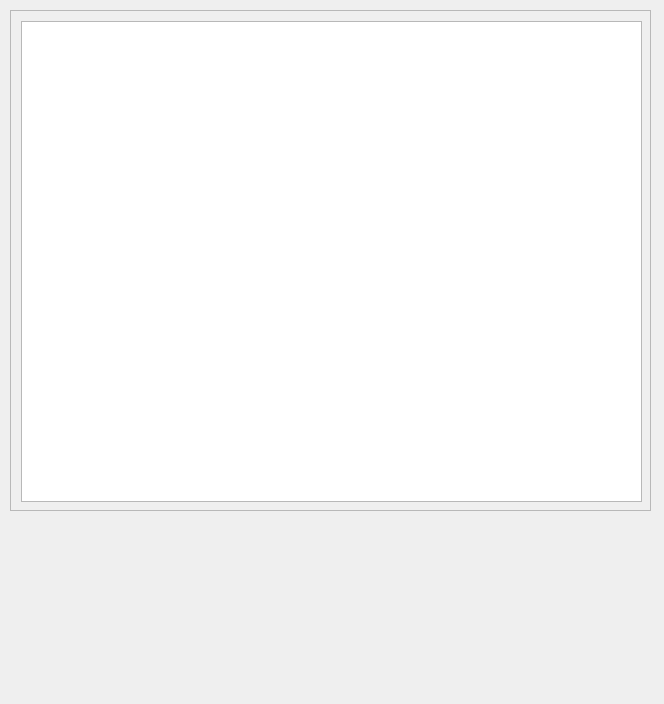
<?xml version="1.0" encoding="UTF-8"?>
<ui version="4.0">
 <class>FlawFinderWidget</class>
 <widget class="QWidget" name="FlawFinderWidget">
  <property name="geometry">
   <rect>
    <x>0</x>
    <y>0</y>
    <width>664</width>
    <height>704</height>
   </rect>
  </property>
  <property name="windowTitle">
   <string>Form</string>
  </property>
  <widget class="QScrollArea" name="scrollArea">
   <property name="geometry">
    <rect>
     <x>10</x>
     <y>10</y>
     <width>641</width>
     <height>501</height>
    </rect>
   </property>
   <property name="widgetResizable">
    <bool>true</bool>
   </property>
   <widget class="QWidget" name="scrollAreaWidgetContents">
    <property name="geometry">
     <rect>
      <x>0</x>
      <y>0</y>
      <width>639</width>
      <height>499</height>
     </rect>
    </property>
    <widget class="QTextEdit" name="te_flawfinder">
     <property name="geometry">
      <rect>
       <x>10</x>
       <y>10</y>
       <width>621</width>
       <height>481</height>
      </rect>
     </property>
    </widget>
   </widget>
  </widget>
 </widget>
 <resources/>
 <connections/>
</ui>
